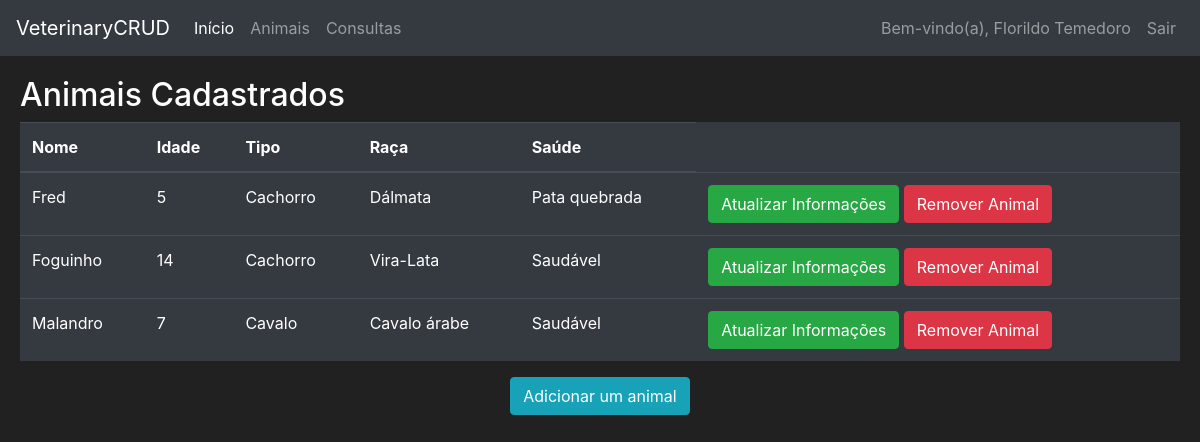
Before: /animals (signed in) with the older database file.
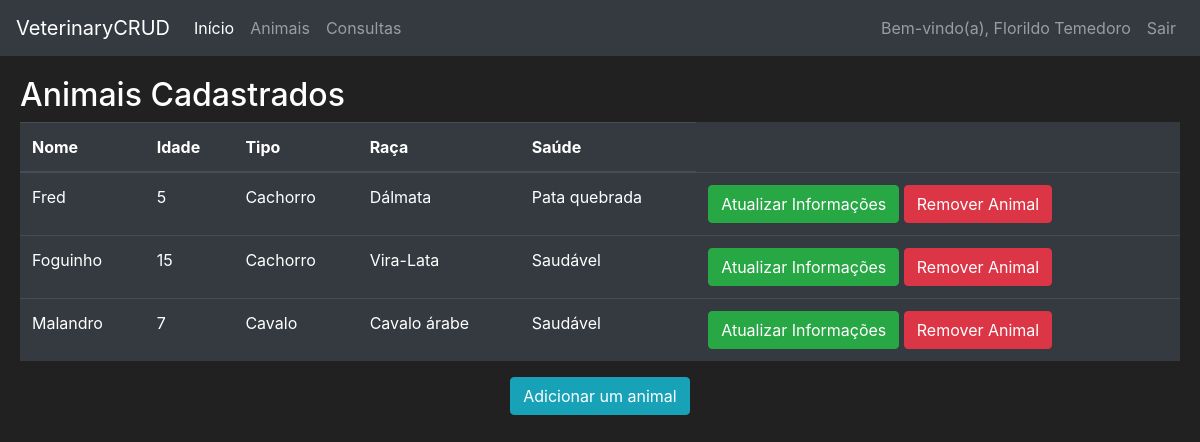
After: the same page with the newer database file.
### veterinary/models.py (models this page shows, shortened)
class Animal(db.Model):
    id = db.Column(db.Integer(), primary_key=True)
    name = db.Column(db.String(length=20), nullable=False)
    age = db.Column(db.Integer(), nullable=False)
    type = db.Column(db.String(length=15), nullable=False)
    race = db.Column(db.String(length=20), nullable=False)
    health = db.Column(db.String(length=30), nullable=False)
    client_login = db.Column(db.String(length=10), db.ForeignKey('user.login'), nullable=False)
    consultations = db.relationship('Consultation', backref='animal', lazy=True)

### veterinary/routes.py (the view, shortened to what this page needs)
@app.route('/animals', methods=['GET', 'POST'])
@login_required
def animals_page():
    update_animal_form = RegisterAnimalForm()
    register_animal_form = RegisterAnimalForm()
    delete_animal_form = ConfirmForm()
    update_health_form = UpdateHealthForm()
    if request.method == "GET":
        if current_user.is_client():
            animals = Animal.query.filter_by(client_login=current_user.login)
        elif current_user.is_veterinarian():
            animals = Animal.query.all()
        return render_template('animals.html',
                               animals=animals,
                               update_animal_form=update_animal_form,
                               register_animal_form=register_animal_form,
                               delete_animal_form=delete_animal_form,
                               update_health_form=update_health_form,
                               User=User)

### veterinary/forms.py (called while the page is built)
    def insert_default(self, animal):
        self.name.default = animal.name
        self.age.default = animal.age
        self.type.default = animal.type
        self.race.default = animal.race

### veterinary/models.py (called while the page is built)
@login_manager.user_loader
def load_user(user_login):
    return User.query.get(user_login)

    def is_client(self):
        return self.user_type == 'client'

    def is_veterinarian(self):
        return self.user_type == 'veterinarian'

### veterinary/templates/animals.html (shortened to what this page needs)
{% extends 'base.html' %}
{% block content %}
<div class="row" style="margin-top:20px; margin-left:20px; margin-right:20px">
    <h2>Animais Cadastrados</h2>
    <br>
    <table class="table table-hover table-dark">
        <thead>
            <tr>
                <th scope="col">Nome</th>
                <th scope="col">Idade</th>
                <th scope="col">Tipo</th>
                <th scope="col">Raça</th>
                <th scope="col">Saúde</th>
            </tr>
        </thead>
        <tbody>
        {% for animal in animals %}
        <tr>
            <td>{{ animal.name }}</td>
            <td>{{ animal.age }}</td>
            <td>{{ animal.type }}</td>
            <td>{{ animal.race }}</td>
            <td>{{ animal.health }}</td>
            <td>
                {% if current_user.is_client() %}
                    <button class="btn btn-outline btn-success" data-toggle="modal"
                            data-target="#Modal-UpdateInfo-{{ animal.id }}">Atualizar Informações
                    </button>
                    <button class="btn btn-outline btn-danger" data-toggle="modal"
                            data-target="#Modal-DeleteAnimal-{{ animal.id }}">Remover Animal
                    </button>
                {% else %}
                    <button class="btn btn-outline btn-success" data-toggle="modal"
                            data-target="#Modal-UpdateHealth-{{ animal.id }}">Atualizar Saúde
                    </button>
                {% endif %}
            </td>
        </tr>
        {% endfor %}
        </tbody>
    </table>
    <div class="container">
        {% if current_user.is_client() %}
            <div class="row justify-content-md-center">
                <button class="btn btn-outline btn-info" data-toggle="modal"
                        data-target="#Modal-AddIAnimal">Adicionar um animal
                </button>
            </div>
        {% endif %}
    </div>
</div>
{% endblock %}

Changed rows visible on the page:
changed Animal "Foguinho": age "14" → "15"
